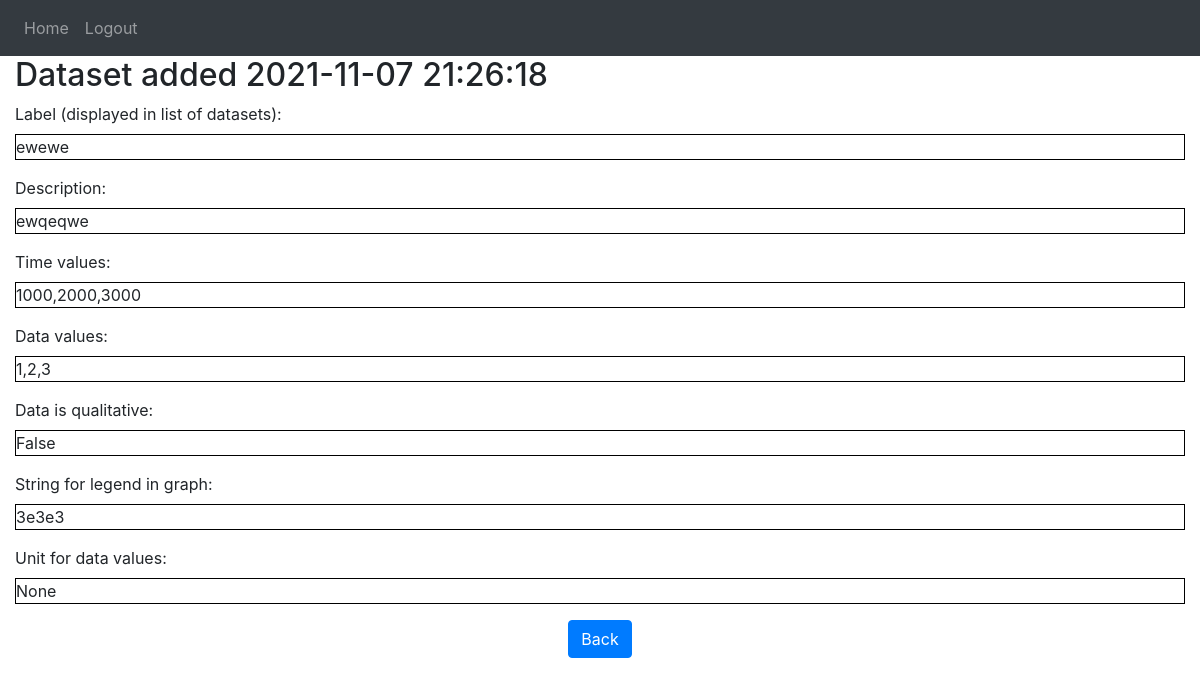
Screenshot of /details/87 (signed in) with the database file from the repository.
### website/models.py (models this page shows)
class DataSet(db.Model):
    id = db.Column(db.Integer, primary_key=True)
    id_predef = db.Column(db.Integer, unique=True, nullable=True)  # Unique if not null
    label = db.Column(db.String(LABEL_MAXLENGTH))   # For checkbox lists
    description = db.Column(db.String(DESCRIPTION_MAXLENGTH))
    time_values = db.Column(db.String(DATA_MAXLENGTH))
    data_values = db.Column(db.String(DATA_MAXLENGTH))
    data_is_qualitative = db.Column(db.Boolean, unique=False, default=False)
    data_scale = db.Column(db.Integer, nullable=True)  # Power of ten
    data_unit = db.Column(db.String(UNIT_MAXLENGTH))
    legend = db.Column(db.String(LABEL_MAXLENGTH))
    date = db.Column(db.DateTime(timezone=True), default=func.now())
    user_id = db.Column(db.Integer, db.ForeignKey('user.id'), nullable=True)  # null means predefined data

### website/views.py (the view)
@views.route('/details/<int:id>')
@login_required
def view_dataset(id):
    dataset_to_view = DataSet.query.get_or_404(id)
    form = AddDataSetForm()
    return render_template("view_dataset.html", user=current_user, dataset=dataset_to_view, form=form)

### website/__init__.py (called while the page is built)
def create_app():
    app = Flask(__name__)  # __name__ is 'website'
    app.config['SECRET_KEY'] = '410d1f4eb7412ee625ed5a3562ec1cc6'
    app.config['SQLALCHEMY_DATABASE_URI'] = f'sqlite:///{DB_NAME}'
    app.config['SQLALCHEMY_TRACK_MODIFICATIONS'] = False
    db.init_app(app)
    from .views import views
    from .auth import auth
    app.register_blueprint(views, url_prefix='/')
    app.register_blueprint(auth, url_prefix='/')
    from .models import User
    create_database(app)
    login_manager = LoginManager()
    login_manager.login_view = 'auth.login'
    login_manager.init_app(app)
    @login_manager.user_loader
    def load_user(id):
        return User.query.get(int(id))
    return app

### website/templates/view_dataset.html (shortened to what this page needs)
{% extends "base.html" %}
{% block content %}
<h2>Dataset added {{ dataset.date }}</h2>
{% for key in ['label', 'description', 'time_values', 'data_values', 'data_is_qualitative',
               'legend', 'data_unit'] %}
    {{ form[key].label }}<br />
    <div style="border:1px solid black;">{{ dataset[key] }}</div>
{% endfor %}
<div align="center">
    <a href="{{ url_for('views.home') }}" class="btn btn-primary" role="button" aria-pressed="true">Back</a>
</div>
{% endblock %}

### rows the page displays
DataSet: date "2021-11-07 21:26:18", label "ewewe" "ewqeqwe" "1000,2000,3000" "1,2,3" "False" "3e3e3" "None"
